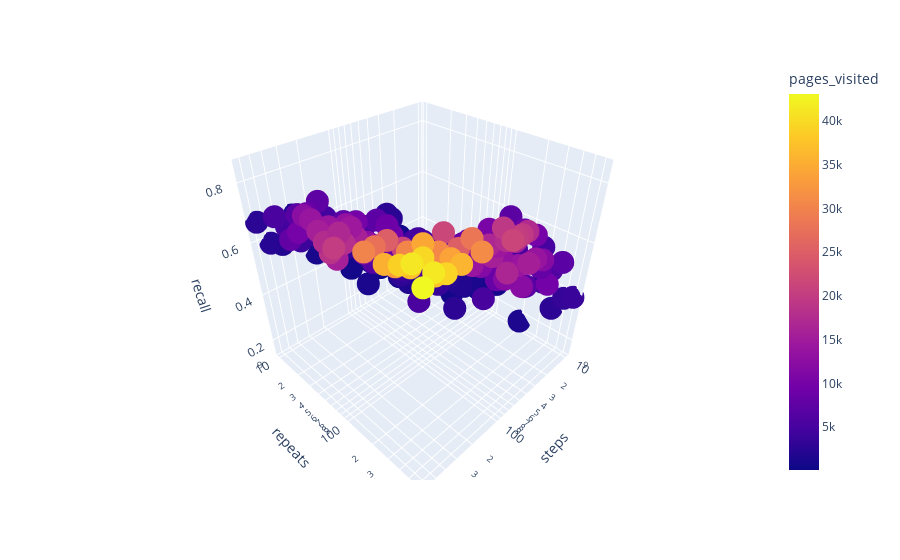

Notebook code for this chart:
### Code cell
results_df = pd.read_csv('../data/processed/er_rw_mn_experiment.csv')

fig = px.scatter_3d(results_df, x='steps', y='repeats', z='recall', color='pages_visited', log_x=True, log_y=True)
fig.show()

### Figure 1 — Plotly figure (JSON) as saved in the notebook; plotly's stock layout.template omitted (floating-point values rounded to 4 significant figures; data arrays with more than 128 entries replaced by an {"elided": "..."} marker saying what was removed)
{"data": [{"hovertemplate": "steps=%{x}<br>repeats=%{y}<br>recall=%{z}<br>pages_visited=%{marker.color}<extra></extra>", "legendgroup": "", "marker": {"color": {"elided": "225 int values"}, "coloraxis": "coloraxis", "symbol": "circle"}, "mode": "markers", "name": "", "scene": "scene", "showlegend": false, "type": "scatter3d", "x": {"elided": "225 int values"}, "y": {"elided": "225 int values"}, "z": {"elided": "225 float values"}}], "layout": {"coloraxis": {"colorbar": {"title": {"text": "pages_visited"}}, "colorscale": [[0, "#0d0887"], [0.1111, "#46039f"], [0.2222, "#7201a8"], [0.3333, "#9c179e"], [0.4444, "#bd3786"], [0.5556, "#d8576b"], [0.6667, "#ed7953"], [0.7778, "#fb9f3a"], [0.8889, "#fdca26"], [1, "#f0f921"]]}, "legend": {"tracegroupgap": 0}, "margin": {"t": 60}, "scene": {"domain": {"x": [0, 1], "y": [0, 1]}, "xaxis": {"title": {"text": "steps"}, "type": "log"}, "yaxis": {"title": {"text": "repeats"}, "type": "log"}, "zaxis": {"title": {"text": "recall"}}}}}
